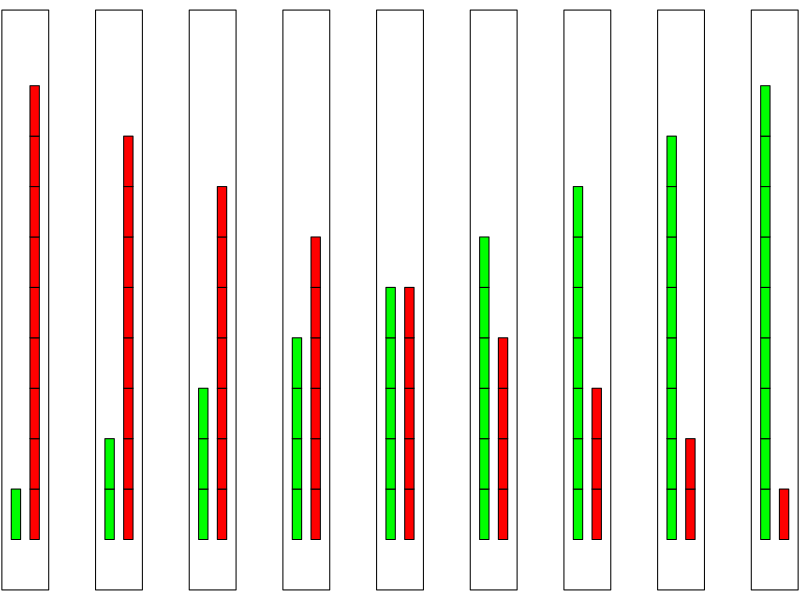

Reproduce this figure in R.
# plot for Example 6.4
# Jar i (i = 1, ..., 9) has (10 - i) red balls and i green balls.

## Bounding box of the drawn content (jar borders): x in [0.6, 9.1],
## y in [-0.1, 1.05]. `pad` gives the border stroke (lwd = 1) a sliver of
## room on each side so xaxs/yaxs = "i" doesn't clip it in half; the
## device size matches the padded box's aspect ratio so there's no
## visible dead space beyond that.
pad <- 0.02
xlim <- c(0.6 - pad, 9.1 + pad)
ylim <- c(-0.1 - pad, 1.05 + pad)
pdf("images/chapter_6/jars.pdf", width = 7.4,
    height = 7.4 * diff(ylim) / diff(xlim))
par(mar = c(0, 0, 0, 0))
plot(0, 0, xlim = xlim, ylim = ylim, xlab = "",
    ylab = "", main = "", axes = FALSE, col = 0,
    xaxs = "i", yaxs = "i")
for (i in 1:9) {
    n_green <- i
    n_red <- 10 - i
    for (j in 1:n_green) {
        y <- (j - 1) * 0.1
        rect(i - 0.3, y, i - 0.2, y + 0.1, col = "green")
    }
    for (j in 1:n_red) {
        y <- (j - 1) * 0.1
        rect(i - 0.1, y, i, y + 0.1, col = "red")
    }
    rect(i - 0.4, -0.1, i + 0.1, 1.05, border = "black")
}
dev.off()
